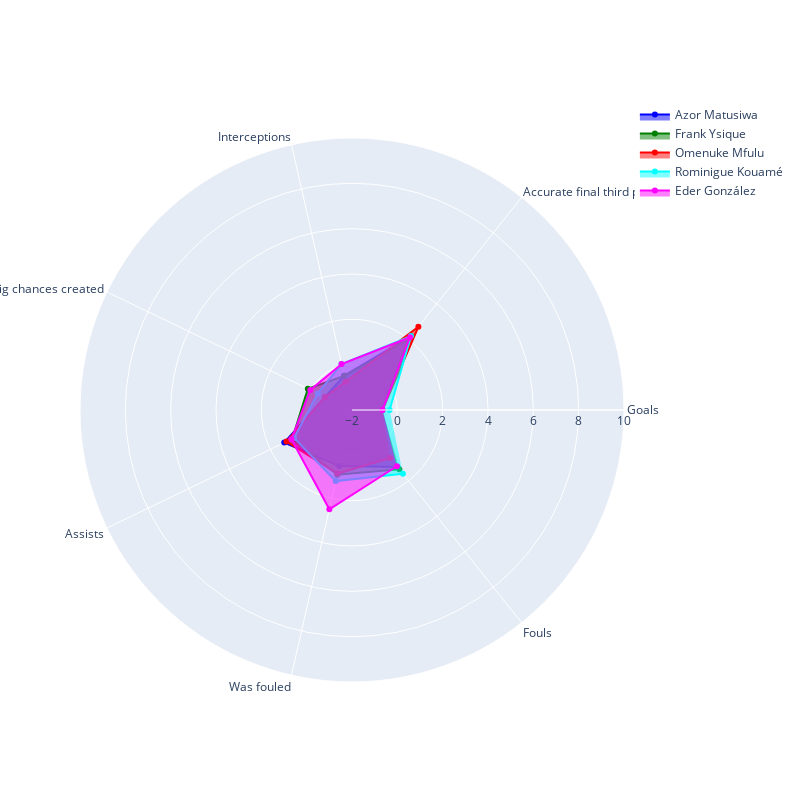

Notebook code cell kept with this figure:
### Code cell
buscar_jugadores_similares('Iker Undabarrena', caracteristicas_grafico)

### Figure 1 — Plotly figure (JSON) as saved in the notebook; plotly's stock layout.template omitted (floating-point values rounded to 4 significant figures)
{"data": [{"fill": "toself", "line": {"color": "blue"}, "name": "Azor Matusiwa", "r": [-0.6562, 2.171, -0.4549, -0.6783, 1.317, 0.5379, 1.212], "theta": ["Goals", "Accurate final third passes", "Interceptions", "Big chances created", "Assists", "Was fouled", "Fouls"], "type": "scatterpolar"}, {"fill": "toself", "line": {"color": "green"}, "name": "Frank Ysique", "r": [-0.6562, 1.952, -0.4549, 0.1623, 0.9281, 0.9283, 1.349], "theta": ["Goals", "Accurate final third passes", "Interceptions", "Big chances created", "Assists", "Was fouled", "Fouls"], "type": "scatterpolar"}, {"fill": "toself", "line": {"color": "red"}, "name": "Omenuke Mfulu", "r": [-0.6562, 2.697, -0.7211, -0.6783, 1.21, 0.8774, 0.705], "theta": ["Goals", "Accurate final third passes", "Interceptions", "Big chances created", "Assists", "Was fouled", "Fouls"], "type": "scatterpolar"}, {"fill": "toself", "line": {"color": "cyan"}, "name": "Rominigue Kouamé", "r": [-0.3401, 2.171, 0.07755, -0.318, 0.8411, 1.217, 1.603], "theta": ["Goals", "Accurate final third passes", "Interceptions", "Big chances created", "Assists", "Was fouled", "Fouls"], "type": "scatterpolar"}, {"fill": "toself", "line": {"color": "magenta"}, "name": "Eder González", "r": [-0.6562, 2.105, 0.07755, 0.04224, 0.9658, 2.49, 1.173], "theta": ["Goals", "Accurate final third passes", "Interceptions", "Big chances created", "Assists", "Was fouled", "Fouls"], "type": "scatterpolar"}], "layout": {"autosize": false, "height": 800, "polar": {"radialaxis": {"range": [-2, 10], "visible": true}}, "showlegend": true, "width": 800}}
